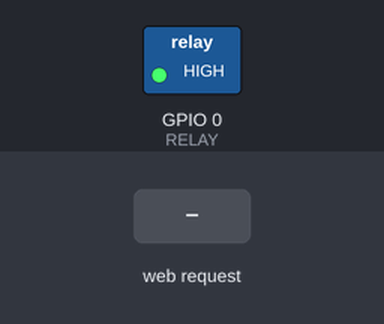
The sketch below on a simulated ESP8266 (NodeMCU). Parts: switched loads named in the sketch (green lamp = pin HIGH). The test bench sets the inputs (shaded band). WiFi joins after 1.5 s; servers stay silent unless stated; what the sketch prints to the serial monitor is not drawn.

Above: at 2.7 s.
2.8 s: HTTP request GET /on received
At 4.0 s:
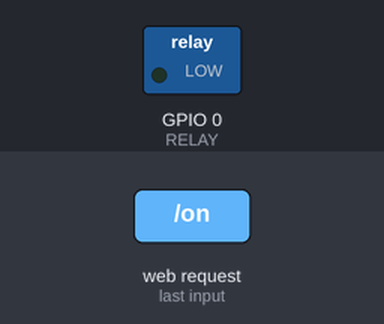
4.3 s: HTTP request GET /off received
At 5.4 s:
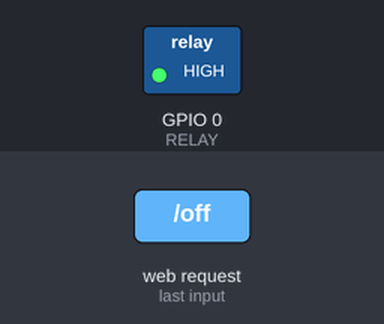
Timing chart, 0 to 7.3 s (numbered marks = the images above; inputs shaded):
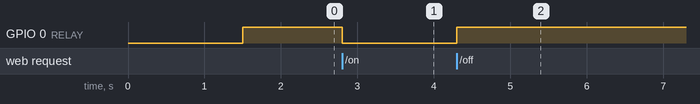

Measured:
- after the input at 2.8 s, GPIO 0 (RELAY): HIGH → LOW at once
- after the input at 4.3 s, GPIO 0 (RELAY): LOW → HIGH at once

The sketch:

relay.ino
```cpp
#include <ESP8266WiFi.h>
#include <WiFiClient.h>
#include <ESP8266WebServer.h>


const char* ssid = "Thomson0D0380"; // fill in here your router or wifi SSID
const char* password = "FC7C51EC56"; // fill in here your router or wifi password
 #define RELAY 0 // relay connected to  GPIO0
int state = HIGH;

ESP8266WebServer server(80);

void setup() {

  Serial.begin(115200);
  Serial.println("");
  Serial.println("Relay Module");

  WiFi.mode(WIFI_STA);
  WiFi.begin(ssid, password);
  while (WiFi.status() != WL_CONNECTED) {
    delay(500);
    Serial.print(".");
  }

  pinMode(RELAY,OUTPUT);
  digitalWrite(RELAY, HIGH);

  Serial.print("Connected to ");
  Serial.println(ssid);
  Serial.print("IP address: ");
  Serial.println(WiFi.localIP());

  server.on("/", [](){
      String msg = state == HIGH ? "off" : "on";
      server.send(200, "application/json", "{\"state\": \""+ msg +"\"}");
  });

  server.on("/on", [](){
      state = LOW;
      digitalWrite(RELAY,state);
      server.send(200, "application/json", "{\"state\": \"on\" }");
  });

  server.on("/off", [](){
      state = HIGH;
      digitalWrite(RELAY,state);
      server.send(200, "application/json", "{\"state\": \"off\"}");
  });

  // Start the server
  server.begin();
  Serial.println("HTTP server started");

}

void loop() {
  server.handleClient();
}
```
